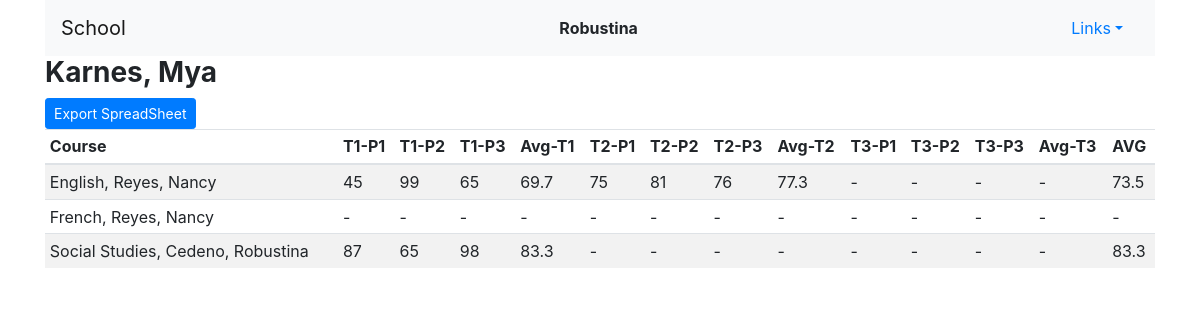
Page /report_all/1 (signed in) on the committed database.
### grades/models.py (models this page shows, shortened)
class User(AbstractUser):
    is_teacher = models.BooleanField(default=False)
    is_student = models.BooleanField(default=False)

class Student(models.Model):
    user = models.ForeignKey(User, on_delete=models.CASCADE, related_name="student")
    last_name = models.CharField(max_length=120)
    first_name = models.CharField(max_length=120)
    telephone = models.CharField(max_length=10)
    courses = models.ManyToManyField(Courses, blank = True, related_name="courses")
    def __str__(self):
        return f"{self.last_name}, {self.first_name}"

class Grades(models.Model):
    student = models.ForeignKey(Student, on_delete=models.CASCADE, related_name="student")
    course = models.ForeignKey(Courses, on_delete=models.CASCADE, related_name="course")
    t1_p1 = models.IntegerField(
            blank=True,
            default=0,
            validators=[
            MaxValueValidator(100),
            MinValueValidator(0)
        ])
    t1_p2 = models.IntegerField(
            blank=True,
            default=0,
            validators=[
            MaxValueValidator(100),
            MinValueValidator(0)
        ])
    t1_p3 = models.IntegerField(
            blank=True,
            default=0,
            validators=[
            MaxValueValidator(100),
            MinValueValidator(0)
        ])
    t2_p1 = models.IntegerField(
            blank=True,
            default=0,
            validators=[
            MaxValueValidator(100),
            MinValueValidator(0)
        ])
    t2_p2 = models.IntegerField(
            blank=True,
            default=0,
            validators=[
            MaxValueValidator(100),
            MinValueValidator(0)
        ])
    t2_p3 = models.IntegerField(
            blank=True,
            default=0,
            validators=[
            MaxValueValidator(100),
            MinValueValidator(0)
        ])
    t3_p1 = models.IntegerField(
            blank=True,
            default=0,
            validators=[
            MaxValueValidator(100),
            MinValueValidator(0)
        ])
    t3_p2 = models.IntegerField(
            blank=True,
            default=0,
            validators=[
            MaxValueValidator(100),
            MinValueValidator(0)
        ])
    t3_p3 = models.IntegerField(
            blank=True,
            default=0,
            validators=[
            MaxValueValidator(100),
            MinValueValidator(0)
        ])
    @property
    def avg1(self):
        count = 0
        total = 0
        if self.t1_p1 > 0:
            count += 1
            total += self.t1_p1
        if self.t1_p2 > 0:
            count += 1
            total += self.t1_p2
        if self.t1_p3 > 0:
            count += 1
            total += self.t1_p3
        if count > 0:
            average = total / count
            avg = round(average, 1)
            return avg
        else:
            return 0
    @property
    def avg2(self):
        count = 0
        total = 0
        if self.t2_p1 > 0:
            count += 1
            total += self.t2_p1
        if self.t2_p2 > 0:
            count += 1
            total += self.t2_p2
        if self.t2_p3 > 0:
            count += 1
            total += self.t2_p3
        if count > 0:
            average = total / count
            avg = round(average, 1)
            return avg
        else:
            return 0
    @property
    def avg3(self):
        count = 0
        total = 0
        if self.t3_p1 > 0:
            count += 1
            total += self.t3_p1
        if self.t3_p2 > 0:
            count += 1
            total += self.t3_p2
        if self.t3_p3 > 0:
            count += 1
            total += self.t3_p3
        if count > 0:
            average = total / count
            avg = round(average, 1)
            return avg
        else:
            return 0
    @property
    def grand(self):
        count = 0
        total = 0
        if self.t1_p1 > 0:
            count += 1
            total += self.t1_p1
        if self.t1_p2 > 0:
            count += 1
            total += self.t1_p2
        if self.t1_p3 > 0:
            count += 1
            total += self.t1_p3
        if self.t2_p1 > 0:
            count += 1
            total += self.t2_p1
        if self.t2_p2 > 0:
            count += 1
            total += self.t2_p2
        if self.t2_p3 > 0:
            count += 1
            total += self.t2_p3
        if self.t3_p1 > 0:
            count += 1
            total += self.t3_p1
        if self.t3_p2 > 0:
            count += 1
            total += self.t3_p2
        if self.t3_p3 > 0:
            count += 1
            total += self.t3_p3
        if count > 0:
            average = total / count
            avg = round(average, 1)
            return avg
        else:
            return 0

class Courses(models.Model):
    teacher = models.ForeignKey(Teacher, on_delete=models.CASCADE, related_name="professor")
    subject = models.CharField(max_length=120)
    def __str__(self):
        return f"{self.subject}, {self.teacher}"

class Teacher(models.Model):
    user = models.ForeignKey(User, on_delete=models.CASCADE, related_name="teacher")
    last_name = models.CharField(max_length=120)
    first_name = models.CharField(max_length=120)
    telephone = models.CharField(max_length=10)
    def __str__(self):
        return f"{self.last_name}, {self.first_name}"

### grades/views.py (the view)
# urls.py: path("report_all/<int:student_id>", views.individual, name="individual"),
@login_required(login_url='login')
def individual(request, student_id):
    current_user = request.user.get_username()
    is_super = SuperUser(current_user)
    is_teacher = TeacherUser(current_user)
    is_student = StudentUser(current_user)
    student = Student.objects.get(id=student_id)
    grades = Grades.objects.filter(student=student_id)
    return render(request, "grades/student.html", {
        "student": student,
        "grades": grades,
        "is_super": is_super,
        "is_teacher": is_teacher,
        "is_student": is_student,
    })

### grades/util.py (called while the page is built)
def SuperUser(current_user):
    superusers = User.objects.filter(is_superuser=True)
    current_id = User.objects.get(username=current_user)
    is_super = False
    for su in superusers:
        if current_id == su:
            is_super = True
    return is_super

def TeacherUser(current_user):
    teacher = User.objects.filter(is_teacher=True)
    current_id = User.objects.get(username=current_user)
    is_teacher = False
    for t in teacher:
        if current_id == t:
            is_teacher = True
    return is_teacher

def StudentUser(current_user):
    student = User.objects.filter(is_student=True)
    current_id = User.objects.get(username=current_user)
    is_student = False
    for s in student:
        if current_id == s:
            is_student = True
    return is_student

### grades/templates/grades/student.html (shortened to what this page needs)
{% extends "grades/layout.html" %}
{% load static %}
{% block body %}
<div class="container">
    {% if is_super or is_teacher %}
    <h3><strong>{{ student }}</strong></h3>
    <form action="{% url 'export_users_xls2' %}" method="post">
    <button name="student_id" value="{{ student.id }}" class="btn btn-primary btn-sm">Export SpreadSheet</button>
    </form>
    {% endif %}
    <table class="table table-sm table-striped">
        <thead>
            <th>Course</th>
            <th>T1-P1</th>
            <th>T1-P2</th>
            <th>T1-P3</th>
            <th>Avg-T1</th>
            <th>T2-P1</th>
            <th>T2-P2</th>
            <th>T2-P3</th>
            <th>Avg-T2</th>
            <th>T3-P1</th>
            <th>T3-P2</th>
            <th>T3-P3</th>
            <th>Avg-T3</th>
            <th>AVG</th>
        </thead>
        <tbody>
            {%for grade in grades %}
        <tr>
            <td>{{ grade.course}}</td>
            {% if grade.t1_p1 != 0 %}
            <td>{{ grade.t1_p1 }}</td>
            {% else %}
            <td>-</td>
            {% endif %}
            {% if grade.t1_p2 != 0 %}
            <td>{{ grade.t1_p2 }}</td>
            {% else %}
            <td>-</td>
            {% endif %}
            {% if grade.t1_p3 != 0 %}
            <td>{{ grade.t1_p3 }}</td>
            {% else %}
            <td>-</td>
            {% endif %}
            {% if grade.avg1 != 0 %}
            <td>{{ grade.avg1 }}</td>
            {% else %}
            <td>-</td>
            {% endif %}
            {% if grade.t2_p1 != 0 %}
            <td>{{ grade.t2_p1 }}</td>
            {% else %}
            <td>-</td>
            {% endif %}
            {% if grade.t2_p2 != 0 %}
            <td>{{ grade.t2_p2 }}</td>
            {% else %}
            <td>-</td>
            {% endif %}
            {% if grade.t2_p3 != 0 %}
            <td>{{ grade.t2_p3 }}</td>
            {% else %}
            <td>-</td>
            {% endif %}
            {% if grade.avg2 != 0 %}
            <td>{{ grade.avg2 }}</td>
            {% else %}
            <td>-</td>
            {% endif %}
            {% if grade.t3_p1 != 0 %}
            <td>{{ grade.t3_p1 }}</td>
            {% else %}
            <td>-</td>
            {% endif %}
            {% if grade.t3_p2 != 0 %}
            <td>{{ grade.t3_p2 }}</td>
            {% else %}
            <td>-</td>
            {% endif %}
            {% if grade.t3_p3 != 0 %}
            <td>{{ grade.t3_p3 }}</td>
            {% else %}
            <td>-</td>
            {% endif %}
            {% if grade.avg3 != 0 %}
            <td>{{ grade.avg3 }}</td>
            {% else %}
            <td>-</td>
            {% endif %}
            {% if grade.grand != 0 %}
            <td>{{ grade.grand }}</td>
            {% else %}
            <td>-</td>
            {% endif %}
        </tr>
    {% endfor %}
    </tbody>
</table>
</div>
{% endblock %}

### grades/templates/grades/layout.html (shortened to what this page needs)
{% load static %}
<!DOCTYPE html>
<html lang="en">
    <head>
        <link rel="stylesheet" href="https://stackpath.bootstrapcdn.com/bootstrap/4.4.1/css/bootstrap.min.css">
        <link rel="stylesheet" href="{% static 'grades/styles.css' %}">
    </head>
    <body>
        <div class="container">
        <nav class="navbar navbar-expand-lg navbar-light bg-light d-flex justify-content-between">
            <a class="navbar-brand" href="{% url 'index' %}">School</a>
            <div>
              <ul class="navbar-nav mr-auto">
                {% if user.is_authenticated %}
                    <li class="nav-item">
                        <strong>{{ user.username }}</strong>
                    </li>
                {% endif %}
              </ul>
            </div>
            <div>
                {% if user.is_authenticated %}
                    <li class="nav-item dropdown" style="list-style: none;">
                        <a class="nav-link dropdown-toggle" data-toggle="dropdown" href="#" role="button" aria-haspopup="true" aria-expanded="false">Links</a>
                      </li>
                {% endif %}
            </div>
        </nav>
    </div>
        <div class="body">
            {% block body %}
            {% endblock %}
        </div>
    </body>
</html>

### grades/static/grades/styles.css (style rules this page uses)
table td { position: relative; }

### rows in the picture
User: username "Robustina"
Student: last_name+first_name "Karnes, Mya"
Grades: course "English, Reyes, Nancy", t1_p1 "45", t1_p2 "99", t1_p3 "65", avg1 "69.7", t2_p1 "75", t2_p2 "81", t2_p3 "76", avg2 "77.3", grand "73.5"
Grades: course "French, Reyes, Nancy"
Grades: course "Social Studies, Cedeno, Robustina", t1_p1 "87", t1_p2 "65", t1_p3 "98", avg1 "83.3", grand "83.3"
